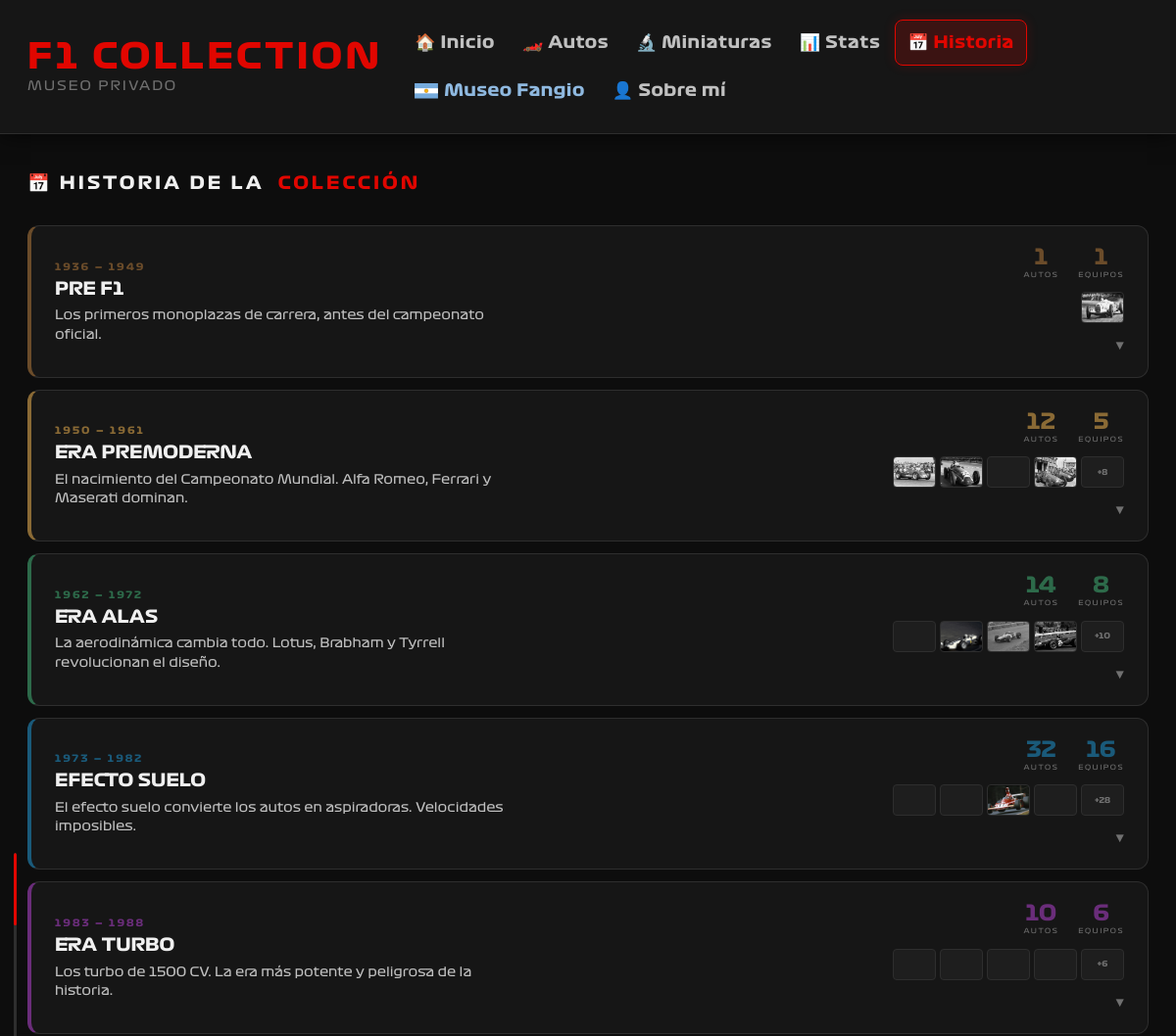
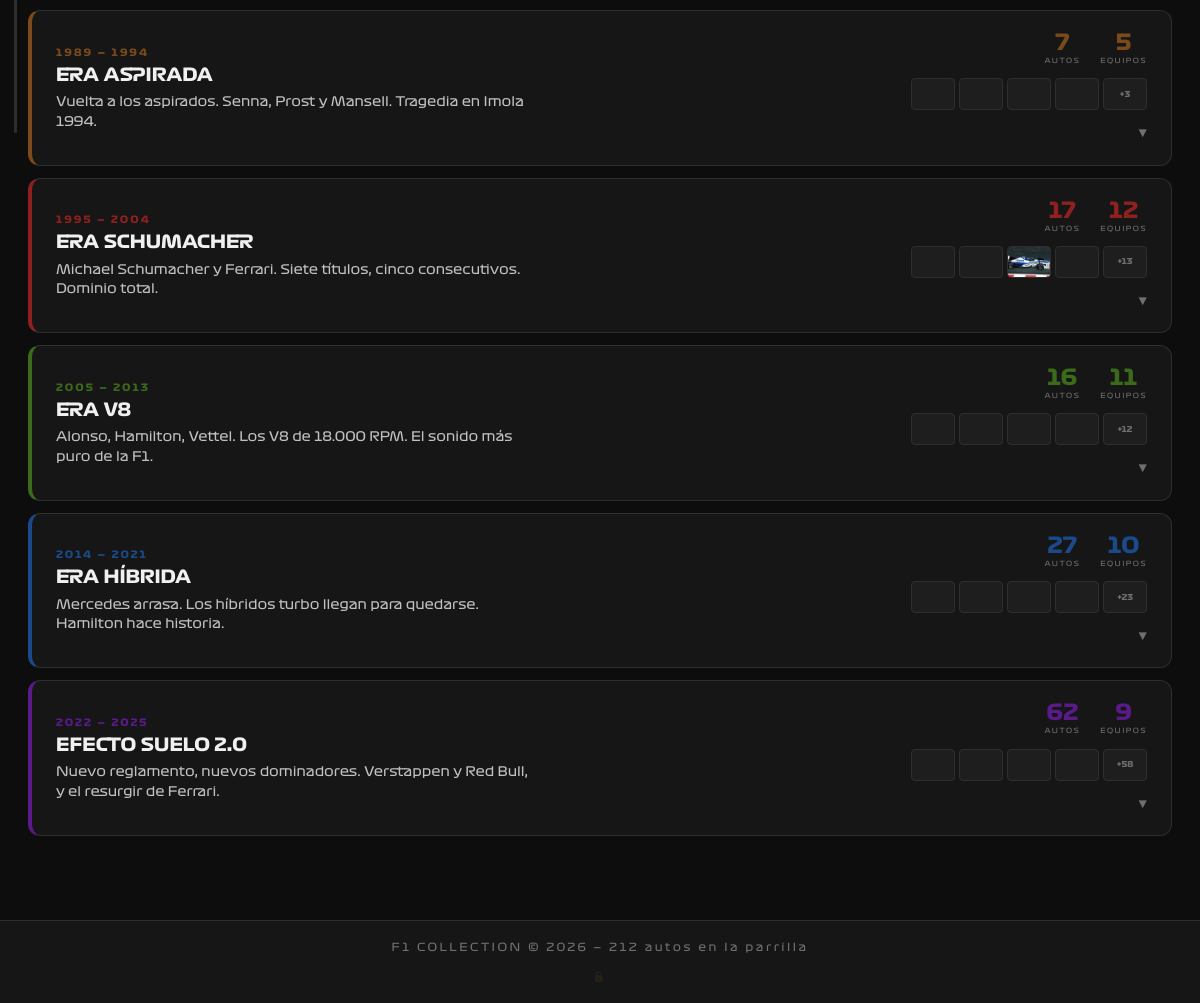
/?page=timeline, run on the app's committed database (2 pictures, top to bottom).
### tables this page shows
CREATE TABLE cars (
            id         INTEGER PRIMARY KEY AUTOINCREMENT,
            year       INTEGER NOT NULL,
            team       TEXT NOT NULL,
            model      TEXT NOT NULL,
            driver     TEXT NOT NULL,
            maker      TEXT NOT NULL,
            collection TEXT NOT NULL,
            note       TEXT,
            image_path TEXT DEFAULT NULL,
            favorite   INTEGER DEFAULT 0,
            created_at TEXT DEFAULT (datetime('now'))
        , performance TEXT DEFAULT NULL, is_champion INTEGER DEFAULT 0, is_team_champion INTEGER DEFAULT 0, category TEXT DEFAULT 'f1');

### db.php (called while the page is built, shortened)
<?php
function getDB(): PDO {
    static $pdo = null;
    if ($pdo === null) {
        $pdo = new PDO('sqlite:' . DB_PATH);
        $pdo->setAttribute(PDO::ATTR_ERRMODE, PDO::ERRMODE_EXCEPTION);
        $pdo->setAttribute(PDO::ATTR_DEFAULT_FETCH_MODE, PDO::FETCH_ASSOC);
        initDB($pdo);
    }
    return $pdo;
}
function initDB(PDO $pdo): void {
    $pdo->exec("
        CREATE TABLE IF NOT EXISTS cars (
            id         INTEGER PRIMARY KEY AUTOINCREMENT,
            year       INTEGER NOT NULL,
            team       TEXT NOT NULL,
            model      TEXT NOT NULL,
            driver     TEXT NOT NULL,
            maker      TEXT NOT NULL,
            collection TEXT NOT NULL,
            note       TEXT,
            image_path TEXT DEFAULT NULL,
            favorite   INTEGER DEFAULT 0,
            created_at TEXT DEFAULT (datetime('now'))
        )
    ");
    try { $pdo->exec("ALTER TABLE cars ADD COLUMN image_path TEXT DEFAULT NULL"); } catch(Exception $e) {}
    try { $pdo->exec("ALTER TABLE cars ADD COLUMN performance TEXT DEFAULT NULL"); } catch(Exception $e) {}
    try { $pdo->exec("ALTER TABLE cars ADD COLUMN is_champion INTEGER DEFAULT 0"); } catch(Exception $e) {}
    try { $pdo->exec("ALTER TABLE cars ADD COLUMN is_team_champion INTEGER DEFAULT 0"); } catch(Exception $e) {}
    try { $pdo->exec("ALTER TABLE cars ADD COLUMN category TEXT DEFAULT 'f1'"); } catch(Exception $e) {}
    try { $pdo->exec("UPDATE cars SET category = 'f1' WHERE category IS NULL OR category = ''"); } catch(Exception $e) {}
    $pdo->exec("
        CREATE TABLE IF NOT EXISTS settings (
            key   TEXT PRIMARY KEY,
            value TEXT
        )
    ");
    $pdo->exec("
        CREATE TABLE IF NOT EXISTS car_images (
            id         INTEGER PRIMARY KEY AUTOINCREMENT,
            car_id     INTEGER NOT NULL,
            path       TEXT NOT NULL,
            label      TEXT DEFAULT '',
            sort_order INTEGER DEFAULT 0,
            created_at TEXT DEFAULT (datetime('now')),
            FOREIGN KEY (car_id) REFERENCES cars(id) ON DELETE CASCADE
        )
    ");
    $legacy = $pdo->query("SELECT id, image_path FROM cars WHERE image_path IS NOT NULL AND image_path != ''")->fetchAll();
    foreach ($legacy as $row) {
        $chk = $pdo->prepare("SELECT COUNT(*) FROM car_images WHERE car_id=? AND path=?");
        $chk->execute([$row['id'], $row['image_path']]);
    }
    $count = $pdo->query("SELECT COUNT(*) FROM cars")->fetchColumn();
}
function catFilter(string $category): string {
    return $category === 'fangio' ? 'fangio' : 'f1';
}
function getTotalCars(string $category = 'f1'): int {
    $stmt = getDB()->prepare("SELECT COUNT(*) FROM cars WHERE category = ?");
    $stmt->execute([catFilter($category)]);
    return (int) $stmt->fetchColumn();
}
function getTimelineData(string $category = 'f1'): array {
    $cat  = catFilter($category);
    $stmt = getDB()->prepare("
        SELECT c.year, c.team, c.model, c.driver, c.id,
               (SELECT path FROM car_images ci WHERE ci.car_id = c.id
                ORDER BY ci.sort_order ASC, ci.id ASC LIMIT 1) as thumb
        FROM cars c
        WHERE c.category = ?
        ORDER BY c.year ASC, c.team ASC
    ");
    $stmt->execute([$cat]);
    $rows   = $stmt->fetchAll();
    $byYear = [];
    foreach ($rows as $row) {
        $byYear[$row['year']][] = $row;
    }
    return $byYear;
}

### auth.php (called while the page is built, shortened)
<?php
function isAdmin(): bool {
    return !empty($_SESSION['f1_admin']);
}

### pages/timeline.php (the view, shortened to what this page needs)
<?php
$byYear = getTimelineData();
$eras = [
    [1936, 1949, 'PRE F1',           '#6b4c2a', 'Los primeros monoplazas de carrera, antes del campeonato oficial.'],
    [1950, 1961, 'ERA PREMODERNA',   '#8a6a35', 'El nacimiento del Campeonato Mundial. Alfa Romeo, Ferrari y Maserati dominan.'],
    [1962, 1972, 'ERA ALAS',         '#2d6a4a', 'La aerodinámica cambia todo. Lotus, Brabham y Tyrrell revolucionan el diseño.'],
    [1973, 1982, 'EFECTO SUELO',     '#1a5a7a', 'El efecto suelo convierte los autos en aspiradoras. Velocidades imposibles.'],
    [1983, 1988, 'ERA TURBO',        '#6a2d7a', 'Los turbo de 1500 CV. La era más potente y peligrosa de la historia.'],
    [1989, 1994, 'ERA ASPIRADA',     '#7a4a1a', 'Vuelta a los aspirados. Senna, Prost y Mansell. Tragedia en Imola 1994.'],
    [1995, 2004, 'ERA SCHUMACHER',   '#8f2020', 'Michael Schumacher y Ferrari. Siete títulos, cinco consecutivos. Dominio total.'],
    [2005, 2013, 'ERA V8',           '#3a6a1a', 'Alonso, Hamilton, Vettel. Los V8 de 18.000 RPM. El sonido más puro de la F1.'],
    [2014, 2021, 'ERA HÍBRIDA',      '#1a4a8a', 'Mercedes arrasa. Los híbridos turbo llegan para quedarse. Hamilton hace historia.'],
    [2022, 2099, 'EFECTO SUELO 2.0', '#5a1a8a', 'Nuevo reglamento, nuevos dominadores. Verstappen y Red Bull, y el resurgir de Ferrari.'],
];
$eraData = [];
foreach ($eras as $idx => $era) {
    $cars = [];
    foreach ($byYear as $year => $yearCars) {
        if ($year >= $era[0] && $year <= $era[1]) {
            foreach ($yearCars as $car) $cars[] = $car;
        }
    }
    if (!empty($cars)) $eraData[$idx] = $cars;
}
?>
<div class="page-title">📅 HISTORIA DE LA <span>COLECCIÓN</span></div>
<div class="eras-grid" id="erasGrid">
<?php foreach ($eras as $idx => $era):
    $cars  = $eraData[$idx];
    $total = count($cars);
    $teams = count(array_unique(array_column($cars, 'team')));
    $thumbs = array_filter(array_slice($cars, 0, 8), fn($c) => !empty($c['thumb']));
    $thumbs = array_values($thumbs);
    $endYear = min($era[1], 2025);
?>
<div class="era-card" id="era-<?= $idx ?>" style="--ec:<?= $era[3] ?>">
  <div class="era-card-header" onclick="toggleEra(<?= $idx ?>)">
    <div class="era-card-left">
      <div class="era-card-years"><?= $era[0] ?> — <?= $endYear ?></div>
      <div class="era-card-name"><?= $era[2] ?></div>
      <div class="era-card-desc"><?= $era[4] ?></div>
    </div>
    <div class="era-card-right">
      <div class="era-card-stats">
        <div class="era-stat">
          <span class="era-stat-n"><?= $total ?></span>
          <span class="era-stat-l">AUTOS</span>
        </div>
        <div class="era-stat">
          <span class="era-stat-n"><?= $teams ?></span>
          <span class="era-stat-l">EQUIPOS</span>
        </div>
      </div>
      <?php if (!empty($thumbs)): ?>
      <div class="era-card-thumbs">
        <?php foreach (array_slice($thumbs, 0, 4) as $c): ?>
          <div class="era-thumb" style="background-image:url('<?= htmlspecialchars($c['thumb']) ?>')"></div>
        <?php endforeach; ?>
        <?php if ($total > 4): ?>
          <div class="era-thumb era-thumb-more">+<?= $total - 4 ?></div>
        <?php endif; ?>
      </div>
      <?php endif; ?>
      <div class="era-card-toggle" id="toggle-<?= $idx ?>">▼</div>
    </div>
  </div>
</div>
<?php endforeach; ?>
</div>

### index.php (shortened to what this page needs)
<?php
require_once 'db.php';
require_once 'auth.php';
$page = $_GET['page'] ?? 'home';
$isFangio = false;
$totalCarsSite = getTotalCars('f1') + getTotalCars('fangio');
?>
<!DOCTYPE html>
<html lang="es">
<head>
<link rel="stylesheet" href="style.css">
<link rel="stylesheet" href="enhancements.css">
</head>
<body class="<?= $isFangio ? 'theme-fangio' : '' ?>">
<header>
  <div class="header-inner">
    <a href="?page=home" class="logo">
      <div>
        <span class="logo-title"><?= SITE_NAME ?></span>
        <span class="logo-sub"><?= SITE_SUB ?></span>
      </div>
    </a>
    <nav>
      <a href="?page=home"       class="<?= $page==='home'?'active':'' ?>">🏠 Inicio</a>
      <a href="?page=collection" class="<?= $page==='collection'?'active':'' ?>">🏎️ Autos</a>
      <a href="?page=miniaturas" class="<?= $page==='miniaturas'?'active':'' ?>">🔬 Miniaturas</a>
      <a href="?page=stats"      class="<?= $page==='stats'?'active':'' ?>">📊 Stats</a>
      <a href="?page=timeline"   class="<?= $page==='timeline'?'active':'' ?>">📅 Historia</a>
      <a href="?page=museo_fangio" class="nav-fangio <?= $page==='museo_fangio'?'active':'' ?>"><svg width="34" height="22" viewBox="0 0 20 13" xmlns="http://www.w3.org/2000/svg" style="flex-shrink:0;"><rect width="20" height="13" fill="#75AADB"/><rect y="4.33" width="20" height="4.33" fill="#FFFFFF"/><circle cx="10" cy="6.5" r="1.6" fill="#F6B40E" stroke="#85340A" stroke-width="0.2"/></svg>Museo Fangio</a>
      <a href="?page=about"      class="<?= $page==='about'?'active':'' ?>">👤 Sobre mí</a>
    </nav>
  </div>
</header>
<main>
<?php
switch($page) {
  case 'timeline':   include 'pages/timeline.php';   break;
}
?>
</main>
<footer>
  <span><?= SITE_NAME ?> &copy; <?= date('Y') ?> &mdash; <?= $totalCarsSite ?> autos en la parrilla</span>
  <?php if (!isAdmin()): ?>
    <a href="?page=login" class="footer-admin-link">🔒</a>
  <?php endif; ?>
</footer>
</body>
</html>

### data on the page
cars: shows a picture
cars: shows a picture
cars: shows a picture
cars: shows a picture
cars: shows a picture
cars: shows a picture
cars: shows a picture
cars: shows a picture
cars: shows a picture

### other printed values
SITE_NAME "F1 COLLECTION"
SITE_SUB "MUSEO PRIVADO"
$era[0] "1936"
$endYear "1949"
$era[2] "PRE F1"
$era[4] "Los primeros monoplazas de carrera, antes del campeonato oficial."
$total "1"
$teams "1"
$era[0] "1950"
$endYear "1961"
$era[2] "ERA PREMODERNA"
$era[4] "El nacimiento del Campeonato Mundial. Alfa Romeo, Ferrari y Maserati dominan."
$total "12"
$teams "5"
$total - 4 "8"
